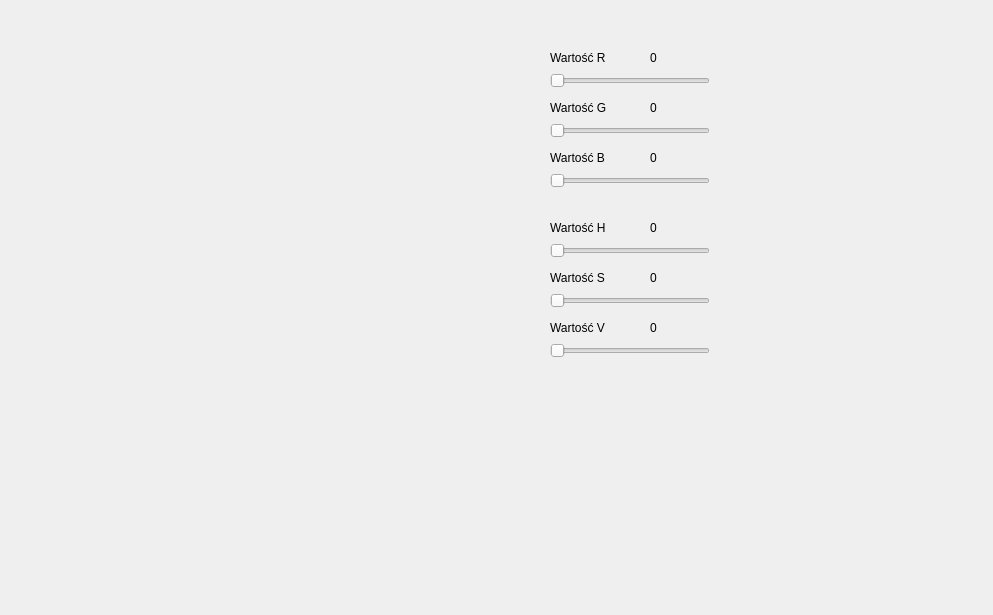
<?xml version="1.0" encoding="UTF-8"?>
<ui version="4.0">
 <class>ColorModelsWidget</class>
 <widget class="QWidget" name="ColorModelsWidget">
  <property name="geometry">
   <rect>
    <x>0</x>
    <y>0</y>
    <width>993</width>
    <height>615</height>
   </rect>
  </property>
  <property name="windowTitle">
   <string>Form</string>
  </property>
  <widget class="ColorModelCanvas" name="colorModelCanvas" native="true">
   <property name="geometry">
    <rect>
     <x>50</x>
     <y>50</y>
     <width>421</width>
     <height>331</height>
    </rect>
   </property>
  </widget>
  <widget class="QSlider" name="rValueSlider">
   <property name="geometry">
    <rect>
     <x>550</x>
     <y>70</y>
     <width>160</width>
     <height>22</height>
    </rect>
   </property>
   <property name="maximum">
    <number>255</number>
   </property>
   <property name="orientation">
    <enum>Qt::Horizontal</enum>
   </property>
  </widget>
  <widget class="QLabel" name="rLabel">
   <property name="geometry">
    <rect>
     <x>550</x>
     <y>50</y>
     <width>81</width>
     <height>16</height>
    </rect>
   </property>
   <property name="text">
    <string>Wartość R</string>
   </property>
  </widget>
  <widget class="QLabel" name="gLabel">
   <property name="geometry">
    <rect>
     <x>550</x>
     <y>100</y>
     <width>81</width>
     <height>16</height>
    </rect>
   </property>
   <property name="text">
    <string>Wartość G</string>
   </property>
  </widget>
  <widget class="QSlider" name="gValueSlider">
   <property name="geometry">
    <rect>
     <x>550</x>
     <y>120</y>
     <width>160</width>
     <height>22</height>
    </rect>
   </property>
   <property name="maximum">
    <number>255</number>
   </property>
   <property name="orientation">
    <enum>Qt::Horizontal</enum>
   </property>
  </widget>
  <widget class="QLabel" name="bLabel">
   <property name="geometry">
    <rect>
     <x>550</x>
     <y>150</y>
     <width>81</width>
     <height>16</height>
    </rect>
   </property>
   <property name="text">
    <string>Wartość B</string>
   </property>
  </widget>
  <widget class="QSlider" name="bValueSlider">
   <property name="geometry">
    <rect>
     <x>550</x>
     <y>170</y>
     <width>160</width>
     <height>22</height>
    </rect>
   </property>
   <property name="maximum">
    <number>255</number>
   </property>
   <property name="orientation">
    <enum>Qt::Horizontal</enum>
   </property>
  </widget>
  <widget class="QLabel" name="hLabel">
   <property name="geometry">
    <rect>
     <x>550</x>
     <y>220</y>
     <width>81</width>
     <height>16</height>
    </rect>
   </property>
   <property name="text">
    <string>Wartość H</string>
   </property>
  </widget>
  <widget class="QSlider" name="hValueSlider">
   <property name="geometry">
    <rect>
     <x>550</x>
     <y>240</y>
     <width>160</width>
     <height>22</height>
    </rect>
   </property>
   <property name="maximum">
    <number>359</number>
   </property>
   <property name="orientation">
    <enum>Qt::Horizontal</enum>
   </property>
  </widget>
  <widget class="QLabel" name="sLabel">
   <property name="geometry">
    <rect>
     <x>550</x>
     <y>270</y>
     <width>81</width>
     <height>16</height>
    </rect>
   </property>
   <property name="text">
    <string>Wartość S</string>
   </property>
  </widget>
  <widget class="QSlider" name="sValueSlider">
   <property name="geometry">
    <rect>
     <x>550</x>
     <y>290</y>
     <width>160</width>
     <height>22</height>
    </rect>
   </property>
   <property name="maximum">
    <number>100</number>
   </property>
   <property name="orientation">
    <enum>Qt::Horizontal</enum>
   </property>
  </widget>
  <widget class="QLabel" name="vLabel">
   <property name="geometry">
    <rect>
     <x>550</x>
     <y>320</y>
     <width>81</width>
     <height>16</height>
    </rect>
   </property>
   <property name="text">
    <string>Wartość V</string>
   </property>
  </widget>
  <widget class="QSlider" name="vValueSlider">
   <property name="geometry">
    <rect>
     <x>550</x>
     <y>340</y>
     <width>160</width>
     <height>22</height>
    </rect>
   </property>
   <property name="maximum">
    <number>100</number>
   </property>
   <property name="orientation">
    <enum>Qt::Horizontal</enum>
   </property>
  </widget>
  <widget class="QLabel" name="rValue">
   <property name="geometry">
    <rect>
     <x>650</x>
     <y>50</y>
     <width>81</width>
     <height>16</height>
    </rect>
   </property>
   <property name="text">
    <string>0</string>
   </property>
  </widget>
  <widget class="QLabel" name="gValue">
   <property name="geometry">
    <rect>
     <x>650</x>
     <y>100</y>
     <width>81</width>
     <height>16</height>
    </rect>
   </property>
   <property name="text">
    <string>0</string>
   </property>
  </widget>
  <widget class="QLabel" name="bValue">
   <property name="geometry">
    <rect>
     <x>650</x>
     <y>150</y>
     <width>81</width>
     <height>16</height>
    </rect>
   </property>
   <property name="text">
    <string>0</string>
   </property>
  </widget>
  <widget class="QLabel" name="hValue">
   <property name="geometry">
    <rect>
     <x>650</x>
     <y>220</y>
     <width>81</width>
     <height>16</height>
    </rect>
   </property>
   <property name="text">
    <string>0</string>
   </property>
  </widget>
  <widget class="QLabel" name="sValue">
   <property name="geometry">
    <rect>
     <x>650</x>
     <y>270</y>
     <width>81</width>
     <height>16</height>
    </rect>
   </property>
   <property name="text">
    <string>0</string>
   </property>
  </widget>
  <widget class="QLabel" name="vValue">
   <property name="geometry">
    <rect>
     <x>650</x>
     <y>320</y>
     <width>81</width>
     <height>16</height>
    </rect>
   </property>
   <property name="text">
    <string>0</string>
   </property>
  </widget>
 </widget>
 <customwidgets>
  <customwidget>
   <class>ColorModelCanvas</class>
   <extends>QWidget</extends>
   <header>colormodelcanvas.h</header>
   <container>1</container>
  </customwidget>
 </customwidgets>
 <resources/>
 <connections/>
</ui>
